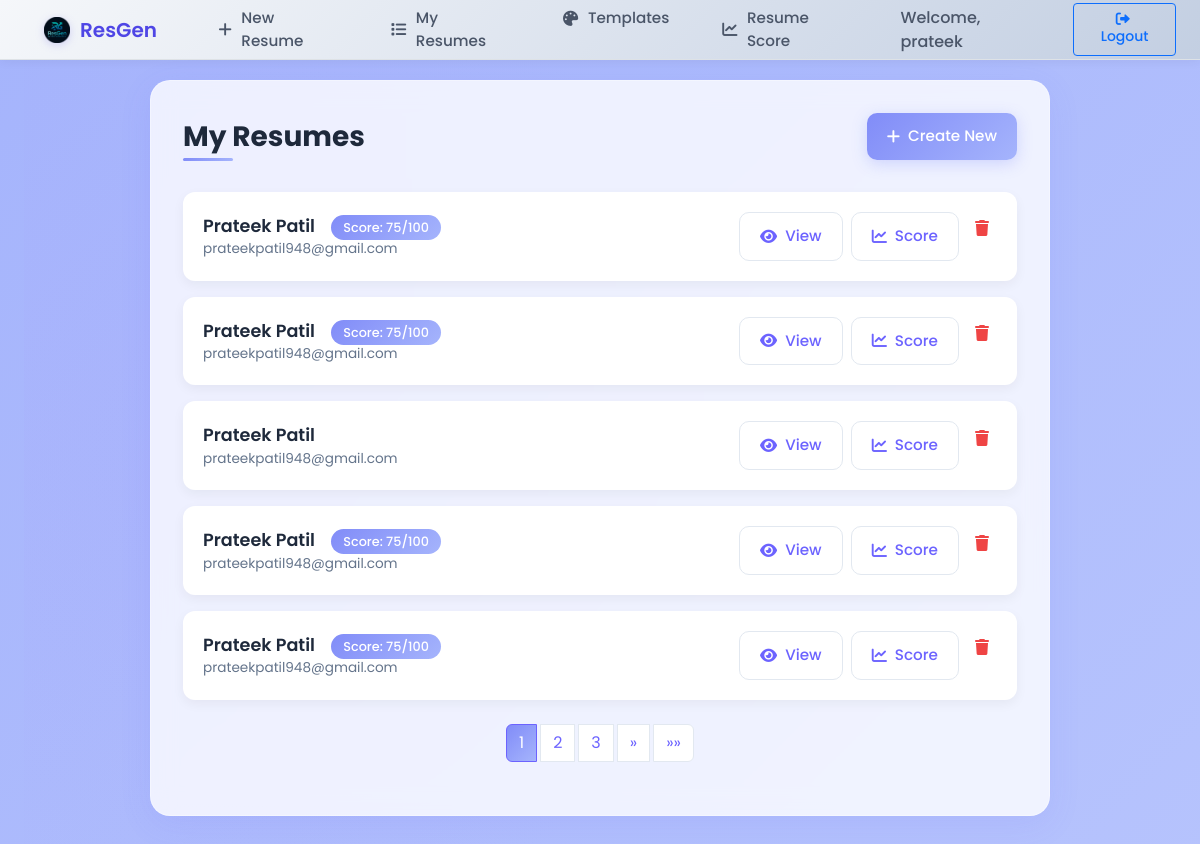
The app's page /list/ (signed in) with its own data.
### pdf/models.py (models this page shows, shortened)
class Profile(models.Model):
    user = models.ForeignKey(User, on_delete=models.CASCADE, null=True, blank=True)
    first_name = models.CharField(max_length=100)
    last_name = models.CharField(max_length=100)
    email = models.EmailField(unique=False)
    phone = models.CharField(max_length=20)
    linkedin_id = models.URLField(blank=True, null=True)
    summary = models.TextField()
    skills = models.TextField()
    certifications = models.TextField(blank=True, null=True)
    education = models.JSONField(default=list)
    experience = models.JSONField(default=list)
    projects = models.JSONField(default=list)
    template_choice = models.CharField(max_length=1, default='1')
    score = models.FloatField(null=True, blank=True)
    last_analyzed = models.DateTimeField(null=True, blank=True)
    score_metrics = models.JSONField(default=dict, blank=True)  # Stores detailed metrics
    feedback = models.TextField(blank=True, null=True)  # Stores analysis feedback
    ai_suggestions = models.JSONField(default=list, blank=True)  # Stores AI editing suggestions

### pdf/views.py (the view)
# urls.py: path('list/', views.list_profiles, name='list'),
@login_required
def list_profiles(request):
    profiles = Profile.objects.filter(user=request.user).order_by("-id")
    paginator = Paginator(profiles, 5)
    page = paginator.get_page(request.GET.get("page"))
    return render(request, "pdf/list.html", {"page_obj": page})

### pdf/templates/pdf/list.html (shortened to what this page needs)
{% extends 'pdf/base.html' %}
{% load static %}
{% block content %}
<div class="list-container">
    <div class="list-content">
        <div class="header-container">
            <h1 class="page-title">My Resumes</h1>
            <a href="{% url 'generate_options' %}" class="home-btn primary-btn">
                <i class="fas fa-plus"></i> Create New
            </a>
        </div>
        {% if page_obj %}
        <div class="profiles-list">
            {% for profile in page_obj %}
            <div class="profile-card">
                <div class="d-flex justify-content-between align-items-center">
                    <div class="profile-info">
                        <div>
                            <span class="profile-name">{{ profile.first_name }} {{ profile.last_name }}</span>
                            {% if profile.score is not None %}
                                <span class="score-badge">Score: {{ profile.score|floatformat:0 }}/100</span>
                            {% endif %}
                        </div>
                        <small class="profile-email">{{ profile.email }}</small>
                    </div>
                    <div class="action-btns">
                        <button class="home-btn secondary-btn view-btn" data-profile-id="{{ profile.id }}">
                            <i class="fas fa-eye"></i> View
                        </button>
                        <a href="{% url 'analyze_profile_resume' profile.id %}" class="home-btn secondary-btn">
                            <i class="fas fa-chart-line"></i> Score
                        </a>
                        <form method="post" action="{% url 'delete_resume' profile.id %}" class="d-inline">
                            <button type="submit" class="delete-btn" onclick="return confirm('Are you sure you want to delete this resume?')">
                                <i class="fas fa-trash"></i>
                            </button>
                        </form>
                    </div>
                </div>
            </div>
            {% endfor %}
        </div>
        <div class="pagination-container mt-4">
            <nav aria-label="Page navigation">
                <ul class="pagination justify-content-center">
                    {% for num in page_obj.paginator.page_range %}
                        {% if page_obj.number == num %}
                            <li class="page-item active"><a class="page-link" href="#">{{ num }}</a></li>
                        {% elif num > page_obj.number|add:'-3' and num < page_obj.number|add:'3' %}
                            <li class="page-item"><a class="page-link" href="?page={{ num }}">{{ num }}</a></li>
                        {% endif %}
                    {% endfor %}
                    {% if page_obj.has_next %}
                        <li class="page-item">
                            <a class="page-link" href="?page={{ page_obj.next_page_number }}" aria-label="Next">
                                <span aria-hidden="true">&raquo;</span>
                            </a>
                        </li>
                        <li class="page-item">
                            <a class="page-link" href="?page={{ page_obj.paginator.num_pages }}" aria-label="Last">
                                <span aria-hidden="true">&raquo;&raquo;</span>
                            </a>
                        </li>
                    {% endif %}
                </ul>
            </nav>
        </div>
        {% endif %}
    </div>
</div>
{% endblock %}

### pdf/templates/pdf/base.html (shortened to what this page needs)
{% load static %}
<!DOCTYPE html>
<html lang="en">
<head>
    <link href="https://cdn.jsdelivr.net/npm/bootstrap@5.3.0/dist/css/bootstrap.min.css" rel="stylesheet">
    <link rel="stylesheet" href="https://cdnjs.cloudflare.com/ajax/libs/font-awesome/6.0.0/css/all.min.css">
</head>
<body>
    <nav class="navbar navbar-expand-lg navbar-custom">
        <div class="container-fluid">
            <a class="navbar-brand" href="{% url 'welcome' %}">
                <img src="{% static 'images/logonew.png' %}" alt="Logo">
                ResGen
            </a>
            <div class="collapse navbar-collapse" id="navbarContent">
                <ul class="navbar-nav me-auto">
                    <li class="nav-item">
                        <a class="nav-link" href="{% url 'generate_options' %}">
                            <i class="fas fa-plus"></i> New Resume
                        </a>
                    </li>
                    <li class="nav-item">
                        <a class="nav-link" href="{% url 'list' %}">
                            <i class="fas fa-list"></i> My Resumes
                        </a>
                    </li>
                    <li class="nav-item">
                        <a class="nav-link" href="{% url 'template_preview' %}">
                            <i class="fas fa-palette"></i> Templates
                        </a>
                    </li>
                    <li class="nav-item">
                        <a class="nav-link" href="{% url 'analyze_resume' %}">
                            <i class="fas fa-chart-line"></i> Resume Score
                        </a>
                    </li>
                </ul>
                <div class="d-flex align-items-center">
                    {% if user.is_authenticated %}
                        <span class="navbar-text">Welcome, {{ user.username }}</span>
                        <a href="{% url 'logout' %}" class="btn btn-sm btn-outline-primary btn-nav ms-2">
                            <i class="fas fa-sign-out-alt me-1"></i> Logout
                        </a>
                    {% endif %}
                </div>
            </div>
        </div>
    </nav>
    <div class="content-container">
        {% block content %}{% endblock %}
    </div>
</body>
</html>

### pdf/templates/pdf/base.html (style rules this page uses)
body { background-color: #f8f9fa; color: #212529; padding-top: 60px; margin: 0; position: relative; min-height: 100vh; font-family: 'Poppins', sans-serif; }
.navbar-custom { background: linear-gradient(135deg, #f5f7fa 0%, #c3cfe2 100%); padding: 0; position: fixed; top: 0; left: 0; right: 0; z-index: 1030; box-shadow: 0 2px 10px rgba(0, 0, 0, 0.05); border-bottom: 1px solid #dee2e6; max-height: 60px; }
.container-fluid { padding: 0 1.5rem; }
.navbar-brand { color: #4f46e5; font-weight: 600; padding: 1.1rem 1.25rem; transition: all 0.4s cubic-bezier(0.25, 0.8, 0.25, 1); display: flex; align-items: center; position: relative; overflow: hidden; }
.navbar-brand::before { content: ''; position: absolute; bottom: 0; left: 0; width: 100%; height: 2px; background: #4f46e5; transform: scaleX(0); transform-origin: right; transition: transform 0.4s cubic-bezier(0.25, 0.8, 0.25, 1); }
.navbar-brand img { height: 26px; margin-right: 10px; transition: all 0.4s cubic-bezier(0.25, 0.8, 0.25, 1); filter: drop-shadow(0 2px 4px rgba(79, 70, 229, 0.2)); }
.nav-item { position: relative; margin: 0 0.15rem; }
.nav-link { color: #4a5568; padding: 1.1rem 1.5rem !important; transition: all 0.3s cubic-bezier(0.25, 0.8, 0.25, 1); font-size: 0.95rem; font-weight: 500; position: relative; display: flex; align-items: center; border-radius: 0 !important; -webkit-tap-highlight-color: transparent; }
.nav-link::after { content: ''; position: absolute; bottom: 0; left: 50%; right: 50%; height: 2px; background: #4f46e5; transition: all 0.3s cubic-bezier(0.25, 0.8, 0.25, 1); opacity: 0; }
.nav-link i { margin-right: 0.6rem; transition: all 0.3s ease; }
.navbar-text { padding: 0 1.25rem; color: #4a5568; font-weight: 500; transition: all 0.3s ease; }
.btn-nav { border-radius: 4px !important; padding: 0.5rem 1rem !important; font-weight: 500; transition: all 0.3s cubic-bezier(0.25, 0.8, 0.25, 1) !important; box-shadow: none !important; -webkit-tap-highlight-color: transparent; }
.content-container { padding: 1.5rem; margin-top: 0; }

### records on screen
Profile: first_name "Prateek", last_name "Patil", score "75", email "prateekpatil948@gmail.com"
Profile: first_name "Prateek", last_name "Patil", score "75", email "prateekpatil948@gmail.com"
Profile: first_name "Prateek", last_name "Patil", email "prateekpatil948@gmail.com"
Profile: first_name "Prateek", last_name "Patil", score "75", email "prateekpatil948@gmail.com"
Profile: first_name "Prateek", last_name "Patil", score "75", email "prateekpatil948@gmail.com"

### other values on screen
{{ user.username }} "prateek"
{{ num }} "1"
{{ num }} "2" "3"
